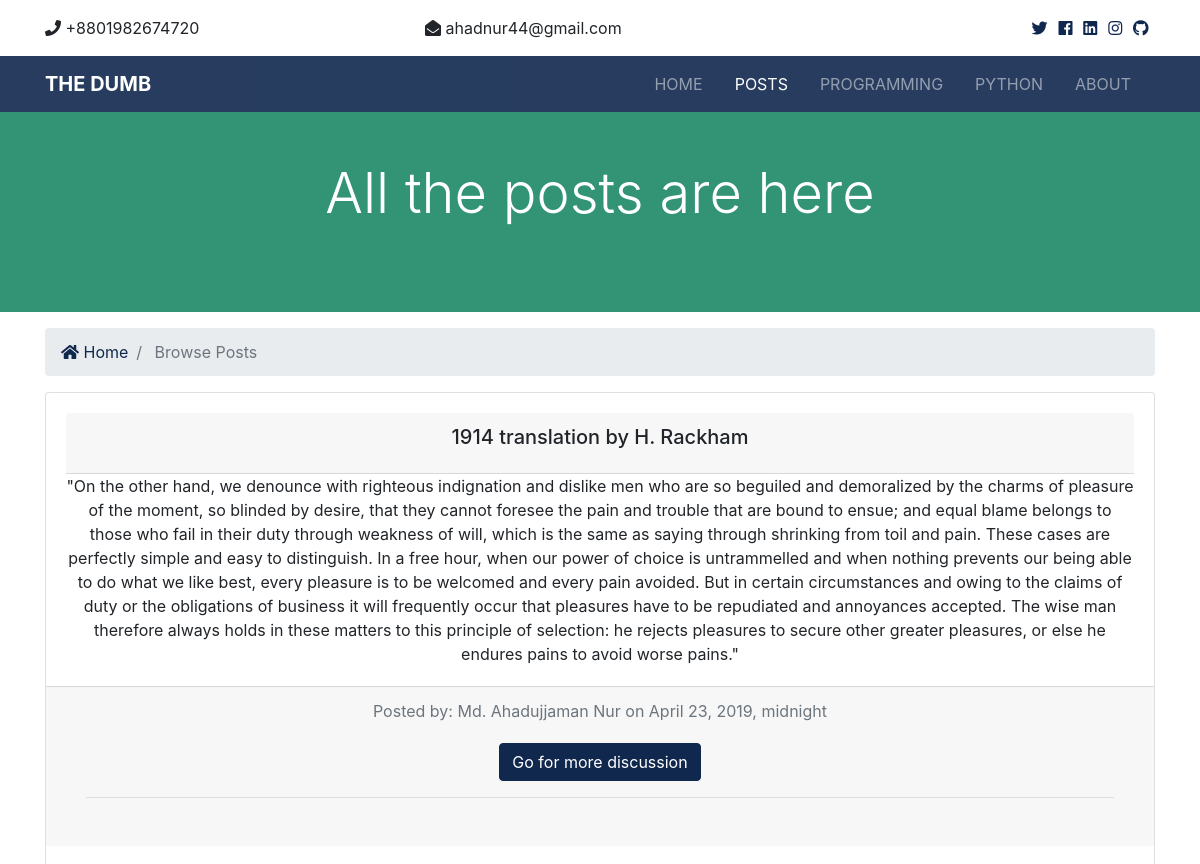
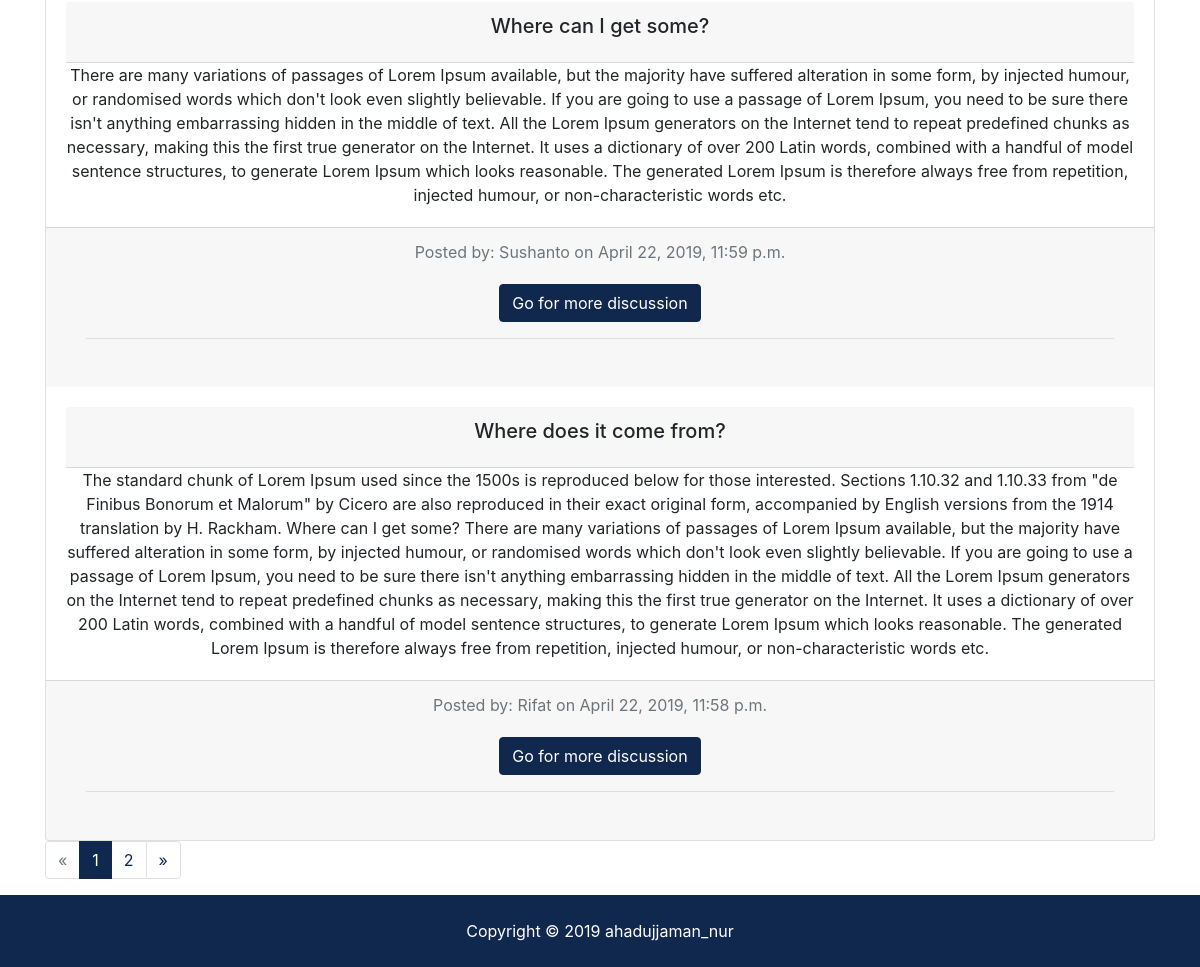
/posts/, run on the app's committed database (2 pictures, top to bottom).
### posts/models.py (models this page shows, shortened)
class Post(models.Model):
    title = models.CharField(max_length=150)
    body = models.TextField()
    author = models.CharField(max_length=100)
    post_time = models.DateTimeField(default=datetime.now, blank=True)
    is_published = models.BooleanField(default=True)

### posts/views.py (the view)
# urls.py: path('', views.index, name='index'),
def index(request):
    posts = Post.objects.order_by('-post_time').filter(is_published=True)
    paginator = Paginator(posts, per_page=3)
    page = request.GET.get('page')
    paged_posts = paginator.get_page(page)
    context = {
        'posts': paged_posts,
    }
    return render(request, 'posts/posts.html', context)

### templates/posts/posts.html (shortened to what this page needs)
{% extends 'base.html' %}
{% block content %}
  <section id="showcase-inner" class="py-5 text-white">
    <div class="container">
      <div class="row text-center">
        <div class="col-md-12">
          <h1 class="display-4">All the posts are here</h1>
        </div>
      </div>
    </div>
  </section>
  <section id="bc" class="mt-3">
    <div class="container">
      <nav aria-label="breadcrumb">
        <ol class="breadcrumb">
          <li class="breadcrumb-item">
            <a href="{% url 'index' %}">
              <i class="fas fa-home"></i> Home</a>
          </li>
          <li class="breadcrumb-item active"> Browse Posts</li>
        </ol>
      </nav>
    </div>
  </section>
<div class="container">
    <div class="card text-center">
      {% if posts %}
        {% for post in posts %}
          <div class="card-body">
            <div class="card-header">
                <h5 class="card-title">{{ post.title }}</h5>
            </div>
            <p class="card-text">{{ post.body }}</p>
          </div>
          <div class="card-footer text-muted">
            Posted by: {{ post.author }} on {{ post.post_time }}
            <div class="card-body">
                <a href="{% url 'post' post.id %}" class="btn btn-primary">Go for more discussion</a>
                <hr>
            </div>
          </div>
        {% endfor %}
      {% else %}
        <div class="col-md-12">
          No Posts Are Available
        </div>
      {% endif %}
    </div>
</div>
  <div class="container">
      <div class="row">
          <div class="col-md-12">
            {% if posts.has_other_pages %}
              <ul class="pagination">
                {% if posts.has_previous %}
                  <li class="page-item">
                    <a href="?page={{posts.previous_page_number}}" class="page-link">&laquo;</a>
                  </li>
                {% else %}
                  <li class="page-item disabled">
                    <a class="page-link">&laquo;</a>
                  </li>
                {% endif %}
                {% for i in posts.paginator.page_range %}
                  {% if posts.number == i %}
                    <li class="page-item active">
                      <a class="page-link">{{i}}</a>
                    </li>
                  {% else %}
                    <li class="page-item">
                      <a href="?page={{i}}" class="page-link">{{i}}</a>
                    </li>
                  {% endif %}
                {% endfor %}
                {% if posts.has_next %}
                  <li class="page-item">
                    <a href="?page={{posts.next_page_number}}" class="page-link">&raquo;</a>
                  </li>
                {% else %}
                  <li class="page-item disabled">
                    <a class="page-link">&raquo;</a>
                  </li>
                {% endif %}
              </ul>
            {% endif %}
          </div>
        </div>
  </div>
{% endblock %}

### myblog/staticfiles/css/all.css (style rules this page uses)
.fa, .fas, .far, .fal, .fab { -moz-osx-font-smoothing: grayscale; -webkit-font-smoothing: antialiased; display: inline-block; font-style: normal; font-variant: normal; text-rendering: auto; line-height: 1; }
.fa-home:before { content: "\f015"; }
.fa, .fas { font-family: 'Font Awesome 5 Free'; font-weight: 900; }

### myblog/staticfiles/css/style.css (style rules this page uses)
#showcase-inner { background: #7dcea0; position: relative; overflow: hidden; min-height: 200px; }
#showcase-inner::before { content: ''; position: absolute; top: 0; left: 0; min-height: 100%; width: 100%; background: rgba(32, 134, 107, 0.8); }

### data on the page
Post: title "1914 translation by H. Rackham", body "\"On the other hand, we denounce with righteous indignation and dislike men who are so beguiled and demoralized by the charms of pleasure of the moment, so blinded by desire, that they cannot foresee the pain and trouble that are bound to ensue; and equal blame belongs to those who fail in their duty through weakness of will, which is the same as saying through shrinking from toil and pain. These cases are perfectly simple and easy to distinguish. In a free hour, when our power of choice is untrammelled and when nothing prevents our being able to do what we like best, every pleasure is to be welcomed and every pain avoided. But in certain circumstances and owing to the claims of duty or the…", author "Md. Ahadujjaman Nur", post_time "April 23, 2019, midnight"
Post: title "Where can I get some?", body "There are many variations of passages of Lorem Ipsum available, but the majority have suffered alteration in some form, by injected humour, or randomised words which don't look even slightly believable. If you are going to use a passage of Lorem Ipsum, you need to be sure there isn't anything embarrassing hidden in the middle of text. All the Lorem Ipsum generators on the Internet tend to repeat predefined chunks as necessary, making this the first true generator on the Internet. It uses a dictionary of over 200 Latin words, combined with a handful of model sentence structures, to generate Lorem Ipsum which looks reasonable. The generated Lorem Ipsum is therefore always free from…", author "Sushanto", post_time "April 22, 2019, 11:59 p.m."
Post: title "Where does it come from?", body "The standard chunk of Lorem Ipsum used since the 1500s is reproduced below for those interested. Sections 1.10.32 and 1.10.33 from \"de Finibus Bonorum et Malorum\" by Cicero are also reproduced in their exact original form, accompanied by English versions from the 1914 translation by H. Rackham. Where can I get some? There are many variations of passages of Lorem Ipsum available, but the majority have suffered alteration in some form, by injected humour, or randomised words which don't look even slightly believable. If you are going to use a passage of Lorem Ipsum, you need to be sure there isn't anything embarrassing hidden in the middle of text. All the Lorem Ipsum generators on the…", author "Rifat", post_time "April 22, 2019, 11:58 p.m."

### other printed values
{{ i }} "1"
{{ i }} "2"
